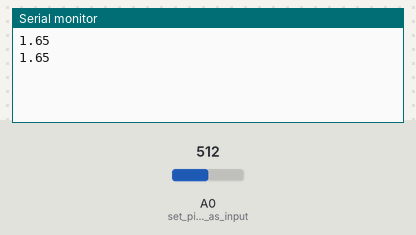
A sketch run on a simulated Arduino Uno, built with avr-gcc and run on an emulated ATmega328P. Shown: the last lines printed to the serial monitor. The test bench sets the inputs (shaded band); at power-on: A0 (set_pin_A0_as_input) = 512.

Above: at 5.8 s.
5.9 s: A0 (set_pin_A0_as_input) set to 716
At 11.0 s:
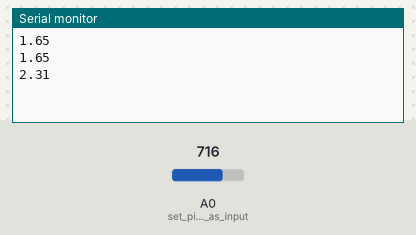
11.9 s: A0 (set_pin_A0_as_input) set to 900
At 16.1 s:
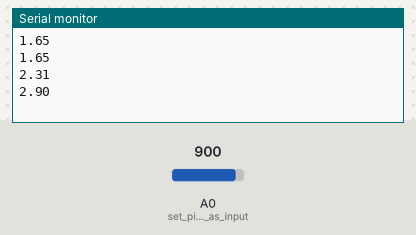
Timing chart, 0 to 17.6 s (numbered marks = the images above; inputs shaded):
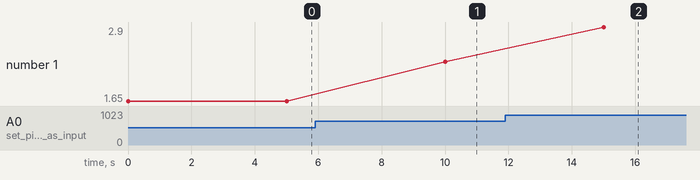

Measured:
- after the input at 5.9 s, the serial monitor: prints a new line after 4.1 s (image 1)
- after the input at 11.9 s, the serial monitor: prints a new line after 3.1 s (image 2)
- plotted number 1: 1.65 → 2.31 after the input at 5.9 s, 2.31 → 2.9 after the input at 11.9 s

The sketch:

ReadAnalogVoltage_esp8266.ino
```cpp
/*
  ReadAnalogVoltage

  Reads an analog input on pin A0,the ADC pin. This pin has a maximum value of 1.0V.
  A voltage divider (R1 and R2) is required to scale the voltage from 3.3V to 1.0V
  Attach the center pin of a potentiometer to pin A0, and the outside pins to +3.3V and ground.

*/

// the setup routine runs once when you press reset:
void setup() {
  // initialize serial communication at 9600 bits per second:
  Serial.begin(9600);
  pinMode(A0, INPUT); // set pin A0 as input
}

// the loop routine runs over and over again forever:
void loop() {
  // read the input on analog pin 0:
  int sensorValue = analogRead(A0);
  // Convert the analog reading (which goes from 0 - 1023) to a voltage (0 - 3.3V):
  float voltage = sensorValue * (3.3 / 1023.0);
  // print out the value you read:
  Serial.println(voltage);

  delay(5000);  //delay for 5seconds
}
```
